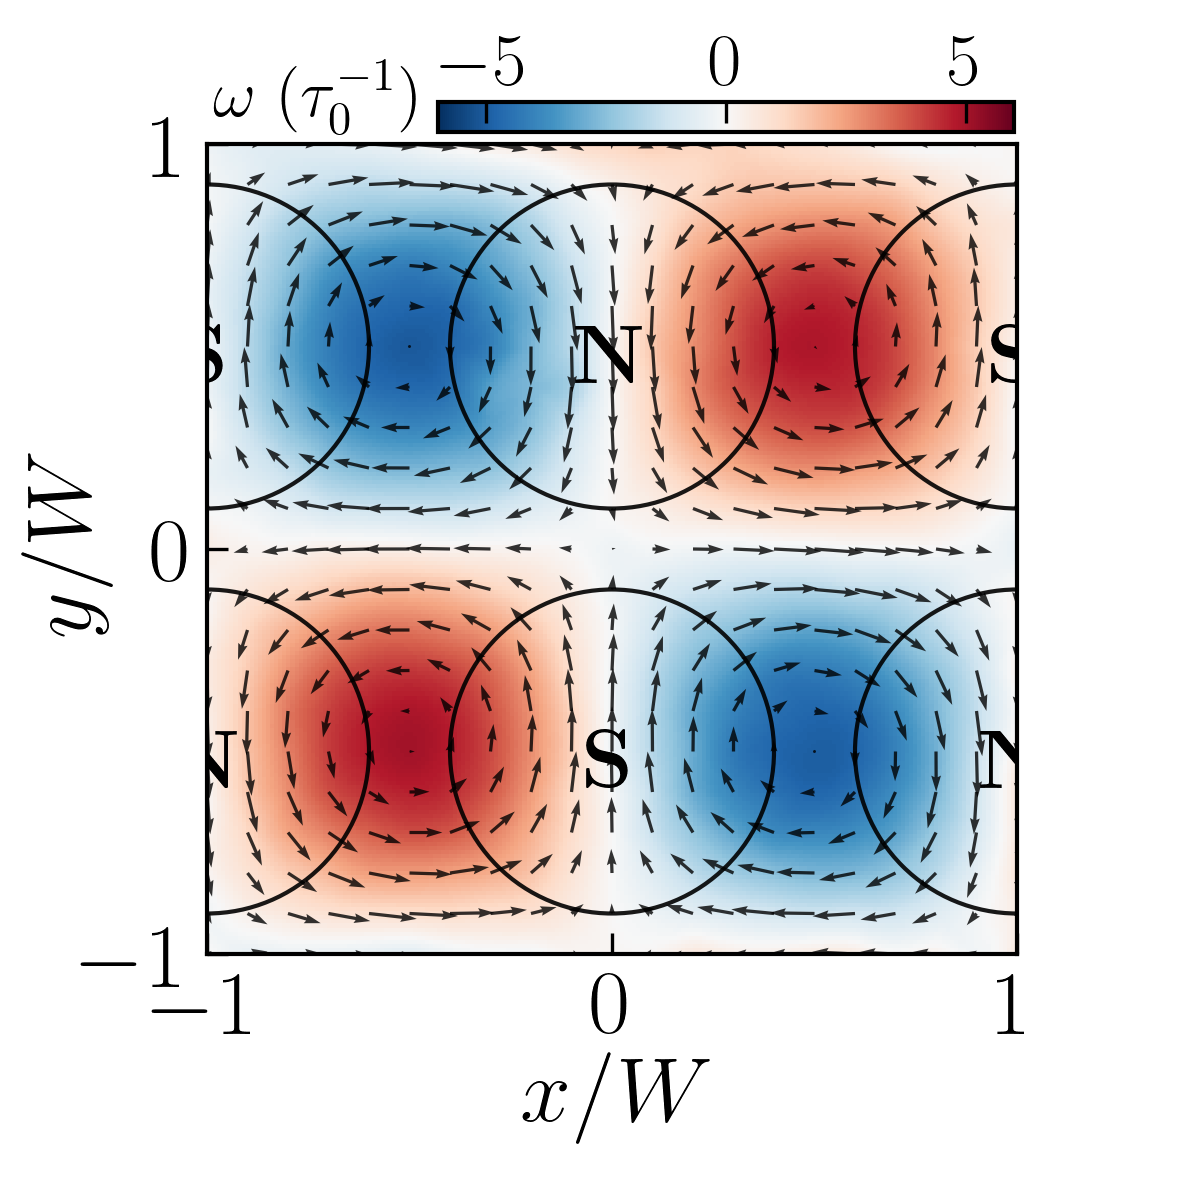

Source code (Python):
# Plot script for figure 1b.

import matplotlib as mpl
import matplotlib.colors as mcolors
import matplotlib.pyplot as plt
import matplotlib.patches as patches
import sys
from pathlib import Path
ROOT = Path(__file__).resolve().parents[1]; sys.path.insert(0, str(ROOT))
from paperfig import *


def fig1b_unitcell():
    setup_style(fontsize=22, font="Helvetica", usetex="auto", axes_lw=1.0, lines_lw=0.1, tick_size=5.0)

    fig, ax = plt.subplots(figsize=(4, 4))

    data_path = ROOT / "figure1" / "data_fig1b"
    vort = np.loadtxt(data_path / "vort_grid.txt", delimiter=",", skiprows=1)
    qv   = np.loadtxt(data_path / "quiver_grid.txt", delimiter=",", skiprows=1)

    Xi, Yi, Vi = vort[:, 0], vort[:, 1], vort[:, 2]
    X, Y, U, V = qv[:, 0], qv[:, 1], qv[:, 2], qv[:, 3]

    xi = np.unique(Xi); yi = np.unique(Yi)
    Xi2, Yi2 = np.meshgrid(xi, yi)
    Vi2 = Vi.reshape(len(yi), len(xi))

    xq = np.unique(X); yq = np.unique(Y)
    X2, Y2 = np.meshgrid(xq, yq)
    U2 = U.reshape(len(yq), len(xq))
    V2 = V.reshape(len(yq), len(xq))

    ax.set_xlabel(r"$x/W$", labelpad=0)
    ax.set_ylabel(r"$y/W$", labelpad=-8)
    ax.set_ylim([-1, 1]); ax.set_yticks([-1, 0, 1])
    ax.set_xlim([-1, 1]); ax.set_xticks([-1, 0, 1])

    norm = mcolors.Normalize(vmin=-6, vmax=6)
    mesh = ax.pcolormesh(Xi2, Yi2, Vi2, norm=norm, cmap="RdBu_r", shading="auto", rasterized=True)

    ax.quiver(X2, Y2, U2, V2, scale=3, scale_units="xy", angles="xy",
              color="k", alpha=0.8, width=0.004)

    # plot different magnets
    radius = 0.4
    positions = [(0, 0.5), (0, -0.5), (-1, 0.5), (-1, -0.5), (1, 0.5), (1, -0.5)]
    alpha_m = 0.4
    label = [r"$\mathbf{N}$", r"$\mathbf{S}$", r"$\mathbf{S}$", r"$\mathbf{N}$", r"$\mathbf{S}$", r"$\mathbf{N}$"]

    for i, pos in enumerate(positions):
        circle = patches.Circle(pos, radius, edgecolor="black", facecolor="none", lw=1, alpha=alpha_m + 0.5)
        ax.add_patch(circle)
        ax.text(
            pos[0],
            pos[1] + 0.11 - 0.5 * radius,
            label[i],
            ha="center",
            fontsize=20,
            color="k",
            alpha=alpha_m + 0.6,
            clip_on=True,
            zorder=10,
        )

    cb_ax = fig.add_axes([0.365, 0.89, 0.48, 0.025])
    cbar = fig.colorbar(mesh, cax=cb_ax, orientation="horizontal")
    cbar.set_ticks([-5, 0, 5])
    cbar.ax.tick_params(labelsize=22 - 4, pad=0)
    cbar.ax.xaxis.set_ticks_position("top")
    cbar.ax.xaxis.set_label_position("top")
    cbar.ax.text(
        -0.21, -0.1,
        r"$\omega \ \mathrm{(\tau_0^{-1})}$",
        fontsize=22 - 6,
        ha="center", va="bottom",
        transform=cbar.ax.transAxes,
    )

    ax.set_aspect(1)
    fig.subplots_adjust(left=0.12, bottom=0.205)
    
    if save_bool:
        save_path = ROOT / "figure1" / "fig1b.png"
        plt.savefig(save_path, dpi=300)
    else:
        plt.show()

if __name__ == "__main__":
    save_bool = True
    fig1b_unitcell()